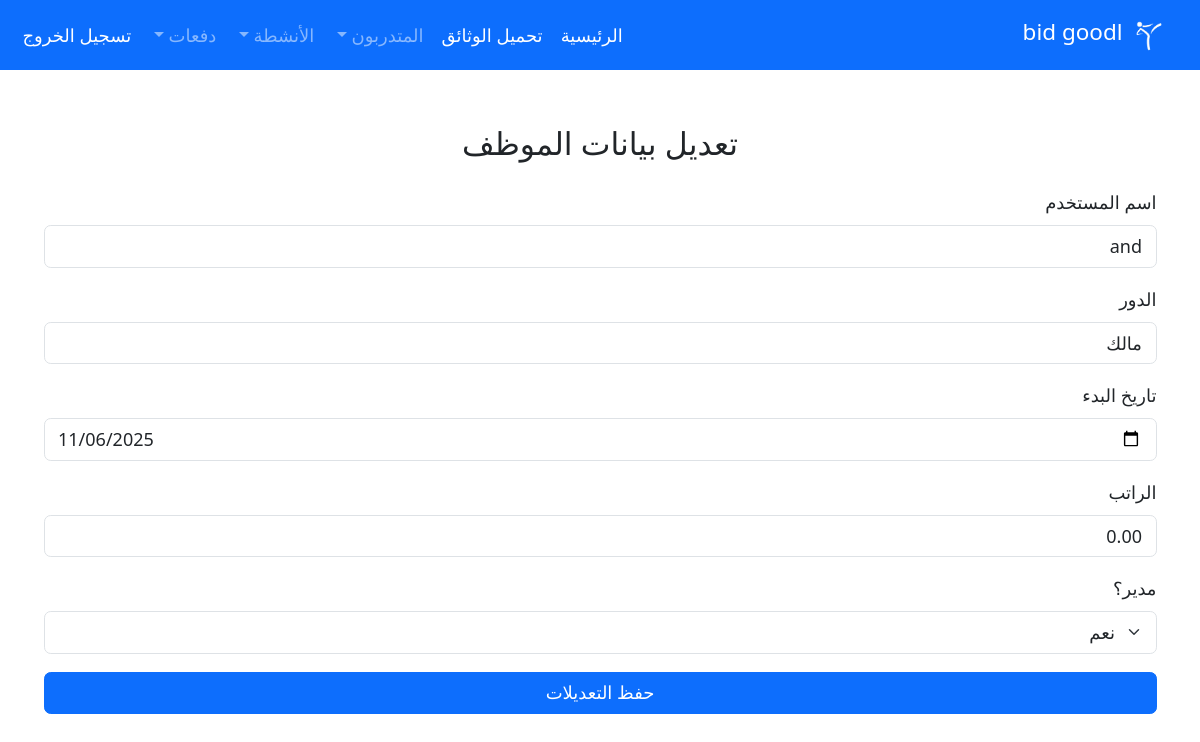
Screenshot of /staff/edit/1/ (signed in) with the database file from the repository.
### trainers/models.py (models this page shows, shortened)
class OrganizationInfo(models.Model):
    name = models.CharField(max_length=255, verbose_name='اسم الجمعية')
    slug = models.SlugField(unique=True, verbose_name='المعرف')
    description = models.TextField(blank=True, verbose_name='الوصف')
    established_date = models.DateField(blank=True, null=True, verbose_name='تاريخ التأسيس')
    rent_amount = models.DecimalField(max_digits=10, decimal_places=2, default=0, verbose_name='مبلغ الإيجار')
    phone_number = models.CharField(max_length=15, blank=True, verbose_name='رقم الهاتف')
    email = models.EmailField(blank=True, verbose_name='البريد الإلكتروني')
    datepay = models.DateField(blank=True, null=True, verbose_name='تاريخ الدفع')
    is_active = models.BooleanField(default=True, verbose_name='نشطة')
    subscription_tier = models.CharField(
        max_length=20,
        choices=[('free', 'مجاني'), ('basic', 'أساسي'), ('premium', 'متميز')],
        default='free',
        verbose_name='نوع الاشتراك'
    )
    max_trainers = models.IntegerField(default=50, verbose_name='الحد الأقصى للمتدربين')
    created_at = models.DateTimeField(auto_now_add=True, verbose_name='تاريخ الإنشاء')
    class Meta:
        verbose_name = 'جمعية'
        verbose_name_plural = 'الجمعيات'
        ordering = ['-created_at']

class Staff(models.Model):
    organization = models.ForeignKey(
        OrganizationInfo,
        on_delete=models.CASCADE,
        related_name='staff_members',
        verbose_name='الجمعية'
    )
    user = models.OneToOneField(User, on_delete=models.CASCADE, verbose_name='المستخدم')
    role = models.CharField(max_length=100, verbose_name='الدور')
    is_admin = models.BooleanField(default=False, verbose_name='مدير')
    started = models.DateField(default=timezone.now, verbose_name='تاريخ البدء')
    salary = models.DecimalField(max_digits=10, decimal_places=2, default=0, verbose_name='الراتب')
    datepay = models.DateField(default=timezone.now, verbose_name='تاريخ الدفع')
    email = models.EmailField(blank=True, verbose_name='البريد الإلكتروني')
    phone_number = models.CharField(max_length=15, blank=True, verbose_name='رقم الهاتف')
    class Meta:
        verbose_name = 'موظف'
        verbose_name_plural = 'الموظفون'

### trainers/views.py (the view, shortened to what this page needs)
# urls.py: path('staff/edit/<int:staff_id>/', views.edit_staff, name='edit_staff'),
@login_required(login_url='/login/')
@require_organization
def edit_staff(request, staff_id):
    organization = request.organization
    staff = get_object_or_404(Staff, id=staff_id, organization=organization)
    return render(request, 'pages/edit_staff.html', {'staff': staff})

### trainers/templates/pages/edit_staff.html (shortened to what this page needs)
{% extends 'base/base.html' %}
{% block content %}
<div class="container mt-5">
    <h3 class="text-center mb-4">تعديل بيانات الموظف</h3>
    <form method="POST" action="">
        <div class="form-group mb-3">
            <label for="username" class="form-label">اسم المستخدم</label>
            <input type="text" id="username" name="username" class="form-control" value="{{ staff.user.username }}" required>
        </div>
        <div class="form-group mb-3">
            <label for="role" class="form-label">الدور</label>
            <input type="text" id="role" name="role" class="form-control" value="{{ staff.role }}" required>
        </div>
        <div class="form-group mb-3">
            <label for="started" class="form-label">تاريخ البدء</label>
            <input type="date" id="started" name="started" class="form-control" value="{{ staff.started|date:'Y-m-d' }}">
        </div>
        <div class="form-group mb-3">
            <label for="salary" class="form-label">الراتب</label>
            <input type="number" id="salary" name="salary" class="form-control" step="0.01" value="{{ staff.salary }}" required>
        </div>
        <div class="form-group mb-3">
            <label for="is_admin" class="form-label">مدير؟</label>
            <select id="is_admin" name="is_admin" class="form-select">
                <option value="true" {% if staff.is_admin %}selected{% endif %}>نعم</option>
            </select>
        </div>
        <div class="d-grid">
            <button type="submit" class="btn btn-primary">حفظ التعديلات</button>
        </div>
    </form>
</div>
{% endblock %}

### trainers/templates/base/sidebar.html (shortened to what this page needs)
{% load static %}
<nav class="navbar navbar-expand-lg navbar-dark bg-primary">
    <div class="container-fluid">
        <a class="navbar-brand" href="{% url 'home' %}">
            <img src="{% static 'images/logo/logo.png' %}" alt="Logo" width="40" height="40" class="d-inline-block align-text-top">
            {% if request.organization %} {{ request.organization.name }} {% else %} الجمعية {% endif %}
        </a>
        <div class="collapse navbar-collapse" id="navbarNav">
            <ul class="navbar-nav me-auto mb-2 mb-lg-0">
                <li class="nav-item">
                    <a class="nav-link active" aria-current="page" href="{% url 'home' %}">الرئيسية</a>
                </li>
                <li class="nav-item">
                    <a class="nav-link active" aria-current="page" href="{% url 'trainees_report' %}">تحميل الوثائق</a>
                </li>
                <li class="nav-item dropdown">
                    <a class="nav-link dropdown-toggle" href="#" id="traineesDropdown" role="button" data-bs-toggle="dropdown" aria-expanded="false">
                        المتدربون
                    </a>
                </li>
                <li class="nav-item dropdown">
                    <a class="nav-link dropdown-toggle" href="#" id="activitiesDropdown" role="button" data-bs-toggle="dropdown" aria-expanded="false">
                        الأنشطة
                    </a>
                </li>
                <li class="nav-item dropdown">
                    <a class="nav-link dropdown-toggle " href="#" id="traineesDropdown" role="button" data-bs-toggle="dropdown" aria-expanded="false">
                        دفعات
                    </a>
                </li>
                {% if user.is_superuser %}
                <li class="nav-item dropdown">
                    <a class="nav-link dropdown-toggle"  id="financialDropdown" role="button" data-bs-toggle="dropdown" aria-expanded="false">
                        المالية
                    </a>
                    <ul class="dropdown-menu text-right" aria-labelledby="financialDropdown">
                        <li><a class="dropdown-item" href="{% url 'finantial_status' %}">التقرير المالي</a></li>
                        <hr>
                        <li><a class="dropdown-item" href="{% url 'add_expenses' %}">اضافة مصاريف</a></li>
                        <hr>
                        <li><a class="dropdown-item" href="{% url 'add_payments' %}">اضافة مداخيل</a></li>
                    </ul>
                </li>
                {% else %}
                <li><a class="nav-link active" href="{% url 'logout' %}">تسجيل الخروج</a></li>
                {% endif %}
            </ul>
        </div>
    </div>
</nav>

### trainers/templates/base/base.html (style rules this page uses)
* { font-size: large; }
a { color: #02af74; text-decoration: none; }

### rows the page displays
OrganizationInfo: organization.name "bid goodl"
Staff: username "and", role "مالك", started "11/06/2025", salary "0.00", is_admin "نعم"
